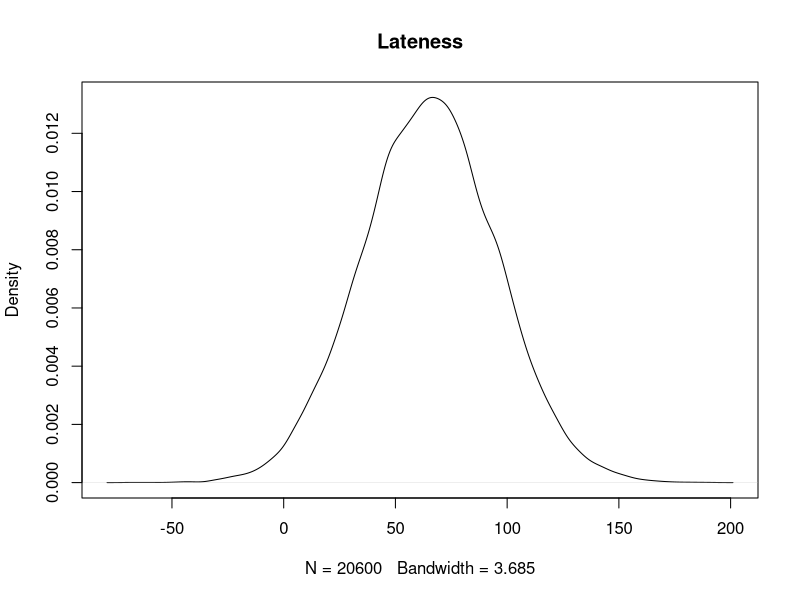
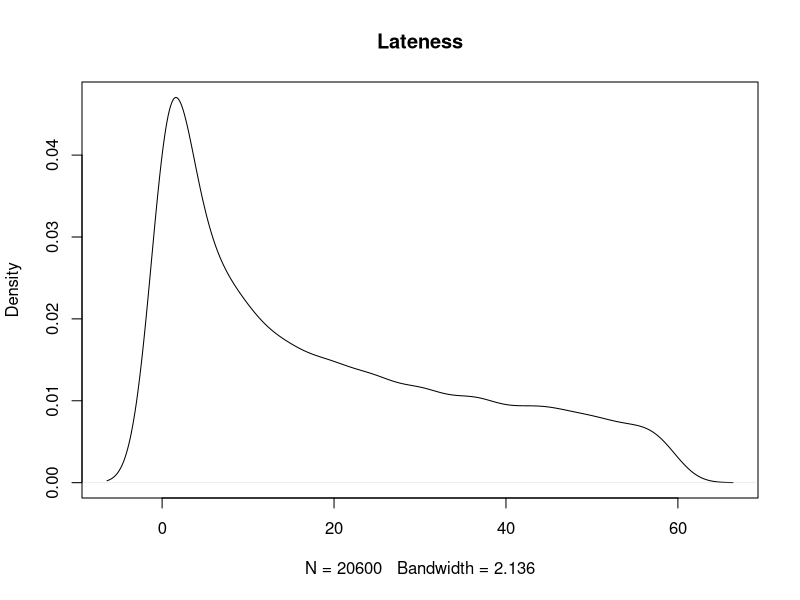

Source code (R) for these figures, in order:
## ---- chunk 1
knitr::opts_chunk$set(echo = TRUE)
## ---- chunk 2
start_time <- as.POSIXct("2018-01-01 01:04:00")
# train is every 20 minutes until 5:40ish
diff <- 60*20
times <- NULL
for(i in 1:15){
  if(i == 1){
    times[i] <- start_time
  } else {
    prev <- i - 1
  times[i] <- times[prev] + diff
  }
}
# train is every 10 minutes until 7:25ish
diff <- 60*10
for(i in 16:27){
  prev <- i - 1
  times[i] <- times[prev] + diff
}
# train is every 4-6 minutes until 12:25ish (will go with 5 mins)
diff <- 60*5
for(i in 28:88){
  prev <- i - 1
  times[i] <- times[prev] + diff
}
# train is every 6 minutes until 3:51ish
diff <- 60*6
for(i in 89:119){
  prev <- i - 1
  times[i] <- times[prev] + diff
}
# train is every 4-6 minutes until 9:37ish (pm) (will go with 5 mins)
diff <- 60*5
for(i in 119:187){
  prev <- i - 1
  times[i] <- times[prev] + diff
}
# train is every 6 minutes until 11ish
diff <- 60*6
for(i in 187:200){
  prev <- i - 1
  times[i] <- times[prev] + diff
}
# train is every 10 minutes till 12:50ish
diff <- 60*10
for(i in 201:206){
  prev <- i - 1
  times[i] <- times[prev] + diff
}
# convert back to POSIX
class(times) <- c('POSIXt', 'POSIXct')
## ---- chunk 3
norm_sims <- function(days,noise, seed){
  # Initiate data frame
  data <- NULL
  # Create timestamps for given # of days
  data$timestamp <- rep(times,days)
  # Add in the day id
  data$dayid <- rep(1:days, each = length(times))
  
  # Create the noise term (in seconds)
  set.seed(seed)
  data$noise <- rnorm(length(data$timestamp),noise,30)
  # Round for time 
  data$noise <- round(data$noise,0)
  
  # return the data
  return(as.data.frame(data))
}
## ---- chunk 4
sim1 <- norm_sims(days = 100, noise = 65, seed = 10314)

summary(sim1$noise)
plot(density(sim1$noise), main = "Lateness")
## ---- chunk 5
beta_sims <- function(days,noise, seed){
  # Initiate data frame
  data <- NULL
  # Create timestamps for given # of days
  data$timestamp <- rep(times,days)
  # Add in the day id
  data$dayid <- rep(1:days, each = length(times))
  
  # Create the noise term (input in seconds, converted to minutes)
  set.seed(seed)
  data$noise <- rbeta(length(data$timestamp),shape2 = noise/60,shape1 = 0.5)
   # Convert back to seconds
  data$noise <- data$noise * 60
   # Round for time 
  data$noise <- round(data$noise,0)

  
  # return the data
  return(as.data.frame(data))
}
## ---- chunk 6
sim1 <- beta_sims(days = 100, noise = 65, seed = 10314)

summary(sim1$noise)
plot(density(sim1$noise), main = "Lateness")
## ---- chunk 7
